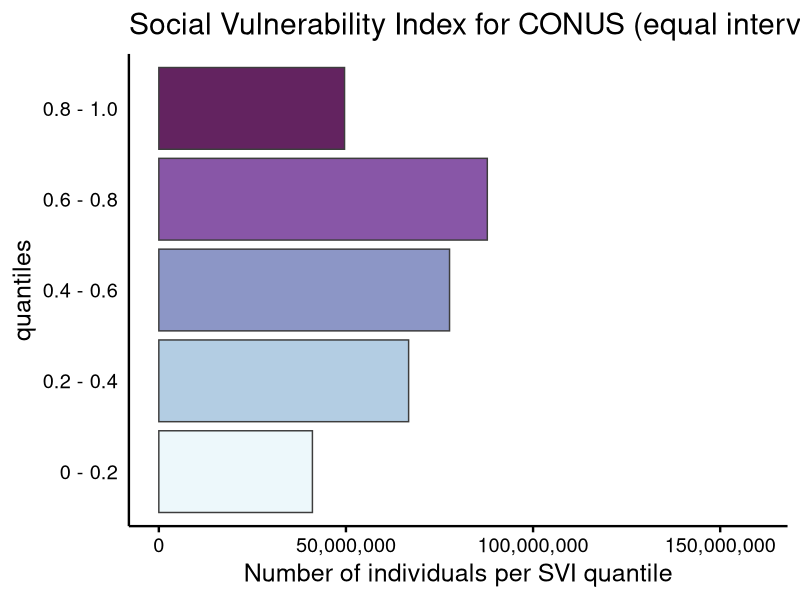

Generate this figure with R:
## ---- chunk 1
#| label: svi_chart
#| echo: false
#| message: false
#| warning: false
#| fig.width: 12
## load packages
library(tidyverse)
library(scales)

## read data
svi <- read.csv("data/rpl_themes.csv")

## add intervals to match ArcGIS quantiles (mostly for labels)
svi <- svi %>%
      mutate(quantiles =cut(rpl_themes, 
                            breaks = c(
                              0,
                              0.2,
                              0.4,
                              0.6,
                              0.8,
                              1.0),
                            labels = c(
                              "0 - 0.2",
                              "0.2 - 0.4",
                              "0.4 - 0.6",
                              "0.6 - 0.8",
                              "0.8 - 1.0")
                            ))

## create colors to match map
colors <- c(
  "#EDF8FB",
  "#B3CDE3",
  "#8C96C6",
  "#8856A7",
  "#632360"
  
)


# group by quantiles for chart
svi_pop_quantiles <- svi %>%
  group_by(quantiles) %>%
  summarize(total_pop = sum(e_pop)) %>%
  mutate(percentage = round(total_pop/sum(total_pop)*100))

# make chart

svi_quantiles_pop_chart <-
  ggplot(svi_pop_quantiles, aes(x = quantiles, y = total_pop, fill = quantiles)) +
  geom_bar(stat = 'identity', color = '#3d3d3d') +
  coord_flip() +
  labs(
    title = "Social Vulnerability Index for CONUS (equal intervals)",
    y = "Number of individuals per SVI quantile"
    ) +
  scale_fill_manual(values = c(
    "#EDF8FB",
    "#B3CDE3",
    "#8C96C6",
    "#8856A7",
    "#632360"  )) +
  scale_y_continuous(labels = comma) +
  # geom_text(aes(label = paste0(percentage, "%")),
  #           #vjust = -0.0, 
  #           hjust = -0.15, 
  #           color = "black",
  #           size = 14) + 
  theme_bw(base_size = 18) +
  theme(legend.position = 'none') +
  # theme(plot.margin = margin(0, #top
  #                            3, #right
  #                            0, # bottom
  #                            0, #left
  #                            "cm")) + 
  expand_limits(y = 160000000) + 
  theme(
    text = element_text(color = "black"),
    title = element_text(color = "black"),
    axis.title = element_text(color = "black"),
    axis.text = element_text(color = "black"),
    axis.ticks = element_line(color = "black"),
    panel.grid = element_line(color = "black"),
    legend.text = element_text(color = "black"),
    legend.title = element_text(color = "black"),
    panel.background = element_rect(fill = 'transparent'), #transparent panel bg
    plot.background = element_rect(fill = 'transparent', color = NA), #transparent plot bg
    panel.grid.major = element_blank(), #remove major gridlines
    panel.grid.minor = element_blank(), #remove minor gridlines
    legend.background = element_rect(fill = 'transparent'), #transparent legend bg
    legend.box.background = element_rect(fill = 'transparent'), #transparent legend panel
    panel.border = element_blank(), axis.line = element_line(),
    #axis.title.y = element_blank(),
    #axis.text.y = element_blank(),
    axis.ticks.y = element_blank())


svi_quantiles_pop_chart

